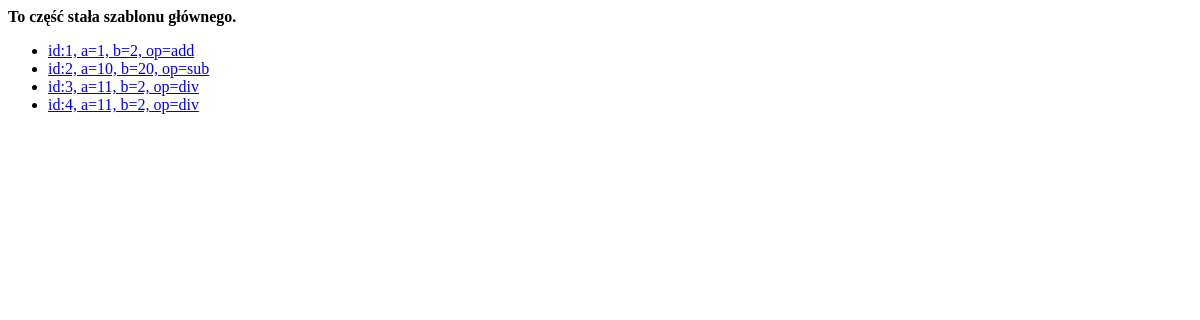
The page /maths/histories/ on the database as committed earlier.
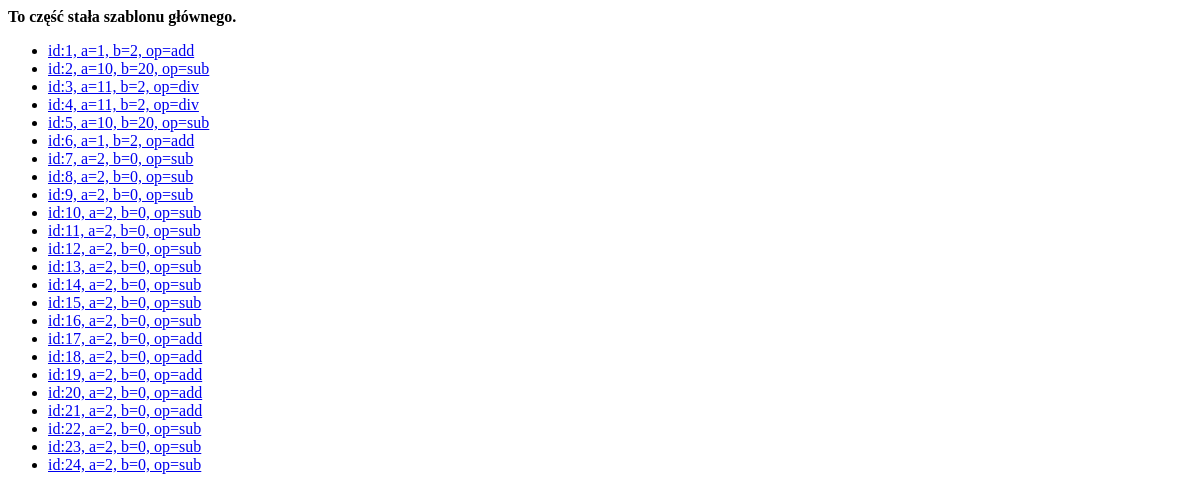
The same page on the database as committed later.
### maths/models.py (models this page shows)
class Math(models.Model):
    operation = models.CharField(max_length=5, choices=OPERATION_CHOICES)
    a = models.IntegerField()
    b = models.IntegerField()
    created = models.DateTimeField(auto_now_add=True)
    result = models.ForeignKey(
        'maths.Result',
        on_delete=models.CASCADE,
        null=True,
        blank=True
    )
    def __str__(self):
        return f"id:{self.id}, a={self.a}, b={self.b}, op={self.operation}"

### maths/views.py (the view)
# urls.py: path('histories/', maths_list, name="list"),
def maths_list(request):
    maths = Math.objects.all()
    title = 'TEST'
    return render(
        request=request,
        template_name="maths/list.html",
        context={"maths": maths, "title": title}
    )

### maths/templates/maths/list.html (shortened to what this page needs)
{% extends "maths/main.html" %}
{% block content %}
    <ul>
        {% for m in maths %}
            <li><a href="{% url "maths:details" m.id %}">{{ m }}</a></li>
        {% endfor %}
    </ul>
{% endblock content %}

Rows that differ between the two databases and show on the page:
added Math: id+a+b "id:5, a=10, b=20, op=sub"
added Math: id+a+b "id:6, a=1, b=2, op=add"
added Math: id+a+b "id:7, a=2, b=0, op=sub"
added Math: id+a+b "id:8, a=2, b=0, op=sub"
added Math: id+a+b "id:9, a=2, b=0, op=sub"
added Math: id+a+b "id:10, a=2, b=0, op=sub"
added Math: id+a+b "id:11, a=2, b=0, op=sub"
added Math: id+a+b "id:12, a=2, b=0, op=sub"
added Math: id+a+b "id:13, a=2, b=0, op=sub"
added Math: id+a+b "id:14, a=2, b=0, op=sub"
added Math: id+a+b "id:15, a=2, b=0, op=sub"
added Math: id+a+b "id:16, a=2, b=0, op=sub"
added Math: id+a+b "id:17, a=2, b=0, op=add"
added Math: id+a+b "id:18, a=2, b=0, op=add"
added Math: id+a+b "id:19, a=2, b=0, op=add"
added Math: id+a+b "id:20, a=2, b=0, op=add"
added Math: id+a+b "id:21, a=2, b=0, op=add"
added Math: id+a+b "id:22, a=2, b=0, op=sub"
added Math: id+a+b "id:23, a=2, b=0, op=sub"
added Math: id+a+b "id:24, a=2, b=0, op=sub"
